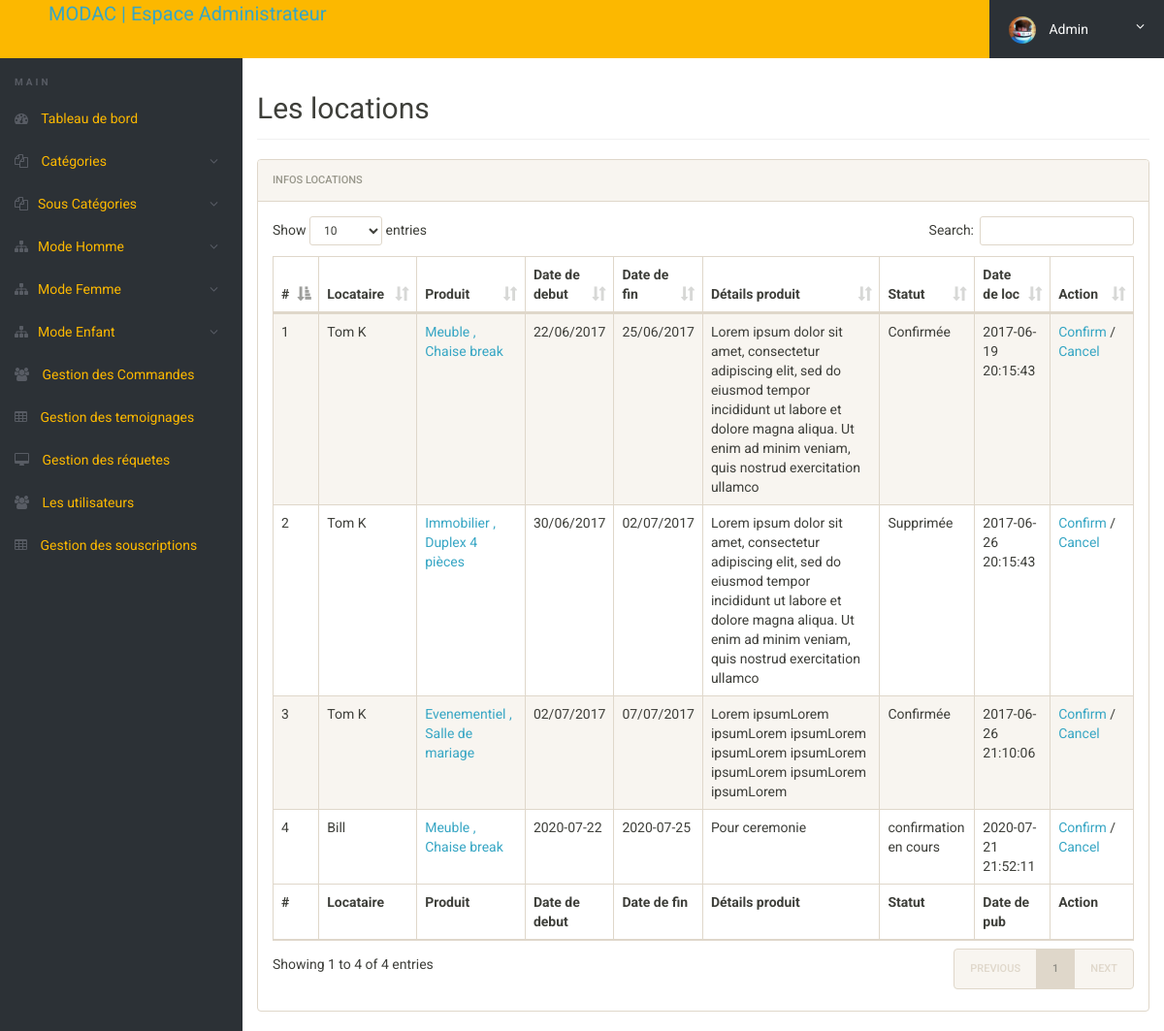
/admin/manage-bookings.php (signed in), run on the app's committed database.
### tables this page shows
CREATE TABLE IF NOT EXISTS `tblbooking` (
  `id` int(11) NOT NULL AUTO_INCREMENT,
  `userEmail` varchar(100) DEFAULT NULL,
  `VehicleId` int(11) DEFAULT NULL,
  `FromDate` varchar(20) DEFAULT NULL,
  `ToDate` varchar(20) DEFAULT NULL,
  `message` varchar(255) DEFAULT NULL,
  `Status` int(11) DEFAULT NULL,
  `PostingDate` timestamp NOT NULL DEFAULT current_timestamp(),
  PRIMARY KEY (`id`)
);

CREATE TABLE IF NOT EXISTS `tblusers` (
  `id` int(11) NOT NULL AUTO_INCREMENT,
  `FullName` varchar(120) DEFAULT NULL,
  `BornDate` varchar(255) NOT NULL,
  `BirthPlace` varchar(255) NOT NULL,
  `EmailId` varchar(100) DEFAULT NULL,
  `Password` varchar(100) DEFAULT NULL,
  `ContactNo` char(11) DEFAULT NULL,
  `dob` varchar(100) DEFAULT NULL,
  `Address` varchar(255) DEFAULT NULL,
  `City` varchar(100) DEFAULT NULL,
  `Country` varchar(100) DEFAULT NULL,
  `RegDate` timestamp NULL DEFAULT current_timestamp(),
  `UpdationDate` timestamp NULL DEFAULT NULL ON UPDATE current_timestamp(),
  PRIMARY KEY (`id`)
);

CREATE TABLE IF NOT EXISTS `tblbrands` (
  `id` int(11) NOT NULL AUTO_INCREMENT,
  `BrandName` varchar(120) NOT NULL,
  `CreationDate` timestamp NULL DEFAULT current_timestamp(),
  `UpdationDate` timestamp NULL DEFAULT NULL ON UPDATE current_timestamp(),
  PRIMARY KEY (`id`)
);

CREATE TABLE IF NOT EXISTS `tblvehicles` (
  `id` int(11) NOT NULL AUTO_INCREMENT,
  `NomProd` varchar(255) DEFAULT NULL,
  `Categorie` varchar(255) DEFAULT NULL,
  `Details` longtext DEFAULT NULL,
  `PrixParjour` int(11) DEFAULT NULL,
  `EmailUser` varchar(255) DEFAULT NULL,
  `DateAcqui` varchar(20) DEFAULT NULL,
  `Vimage1` varchar(120) DEFAULT NULL,
  `Vimage2` varchar(120) DEFAULT NULL,
  `Vimage3` varchar(120) DEFAULT NULL,
  `Vimage4` varchar(120) DEFAULT NULL,
  `Vimage5` varchar(120) DEFAULT NULL,
  `Utilise` int(11) DEFAULT NULL,
  `BonEtat` int(11) DEFAULT NULL,
  `Nouveau` int(11) DEFAULT NULL,
  `RegDate` timestamp NOT NULL DEFAULT current_timestamp(),
  `UpdationDate` timestamp NULL DEFAULT NULL ON UPDATE current_timestamp(),
  PRIMARY KEY (`id`)
);

### admin/manage-bookings.php (the view, shortened to what this page needs)
<?php
include('includes/config.php');
if(strlen($_SESSION['alogin'])==0)
	{
header('location:index.php');
}
else{
 ?>
<!doctype html>
<html lang="en" class="no-js">
<head>
	<link rel="stylesheet" href="css/font-awesome.min.css">
	<link rel="stylesheet" href="css/bootstrap.min.css">
	<link rel="stylesheet" href="css/dataTables.bootstrap.min.css">
	<link rel="stylesheet" href="css/bootstrap-social.css">
	<link rel="stylesheet" href="css/bootstrap-select.css">
	<link rel="stylesheet" href="css/fileinput.min.css">
	<link rel="stylesheet" href="css/awesome-bootstrap-checkbox.css">
	<link rel="stylesheet" href="css/style.css">
</head>
<body>
	<?php include('includes/header.php');?>
	<div class="ts-main-content">
		<?php include('includes/leftbar.php');?>
		<div class="content-wrapper">
			<div class="container-fluid">
				<div class="row">
					<div class="col-md-12">
						<h2 class="page-title">Les locations</h2>
						<div class="panel panel-default">
							<div class="panel-heading">Infos locations</div>
							<div class="panel-body">
								<table id="zctb" class="display table table-striped table-bordered table-hover" cellspacing="0" width="100%">
									<thead>
										<tr>
										<th>#</th>
											<th>Locataire</th>
											<th>Produit</th>
											<th>Date de debut</th>
											<th>Date de fin</th>
											<th>Détails produit</th>
											<th>Statut</th>
											<th>Date de loc</th>
											<th>Action</th>
										</tr>
									</thead>
									<tfoot>
										<tr>
										<th>#</th>
											<th>Locataire</th>
											<th>Produit</th>
											<th>Date de debut</th>
											<th>Date de fin</th>
											<th>Détails produit</th>
											<th>Statut</th>
											<th>Date de pub</th>
											<th>Action</th>
										</tr>
									</tfoot>
									<tbody>
									<?php $sql = "SELECT tblusers.FullName,tblbrands.BrandName,tblvehicles.NomProd,tblbooking.FromDate,tblbooking.ToDate,tblbooking.message,tblbooking.VehicleId as vid,tblbooking.Status,tblbooking.PostingDate,tblbooking.id  from tblbooking join tblvehicles on tblvehicles.id=tblbooking.VehicleId join tblusers on tblusers.EmailId=tblbooking.userEmail join tblbrands on tblvehicles.Categorie=tblbrands.id  ";
$query = $dbh -> prepare($sql);
$query->execute();
$results=$query->fetchAll(PDO::FETCH_OBJ);
$cnt=1;
if($query->rowCount() > 0)
{
foreach($results as $result)
{				?>
										<tr>
											<td><?php echo htmlentities($cnt);?></td>
											<td><?php echo htmlentities($result->FullName);?></td>
											<td><a href="edit-vehicle.php?id=<?php echo htmlentities($result->vid);?>"><?php echo htmlentities($result->BrandName);?> , <?php echo htmlentities($result->NomProd);?></td>
											<td><?php echo htmlentities($result->FromDate);?></td>
											<td><?php echo htmlentities($result->ToDate);?></td>
											<td><?php echo htmlentities($result->message);?></td>
											<td><?php
if($result->Status==0)
{
echo htmlentities('confirmation en cours');
} else if ($result->Status==1) {
echo htmlentities('Confirmée');
}
 else{
 	echo htmlentities('Supprimée');
 }
										?></td>
											<td><?php echo htmlentities($result->PostingDate);?></td>
										<td><a href="manage-bookings.php?aeid=<?php echo htmlentities($result->id);?>" onclick="return confirm('Do you really want to Confirm this booking')"> Confirm</a> /
<a href="manage-bookings.php?eid=<?php echo htmlentities($result->id);?>" onclick="return confirm('Do you really want to Cancel this Booking')"> Cancel</a>
</td>
										</tr>
										<?php $cnt=$cnt+1; }} ?>
									</tbody>
								</table>
							</div>
						</div>
					</div>
				</div>
			</div>
		</div>
	</div>
</body>
</html>
<?php } ?>

### admin/css/style.css (style rules this page uses)
html { font-size: 14px; }
@media only screen and (min-width: 480px) { html { font-size: 17px; } }
@media only screen and (min-width: 768px) { html { font-size: 14px; } }
body { font-size: 1em; }
a { color: #37a6c4; }
.panel { overflow: hidden; }
.page-title { padding-bottom: 15px; margin-bottom: 20px; border-bottom: 1px solid #f0f0f0; }
.ts-main-content .content-wrapper { padding-top: 15px; margin-top: 60px; }
@media only screen and (min-width: 992px) { .ts-main-content .content-wrapper { margin-left: 250px; } }

### data on the page
tblbooking: tblusers.FullName "Tom K", tblbrands.BrandName "Meuble", VehicleId.NomProd "Chaise break", FromDate "22/06/2017", ToDate "25/06/2017", message "Lorem ipsum dolor sit amet, consectetur adipiscing elit, sed do eiusmod tempor incididunt ut labore et dolore magna aliqua. Ut enim ad minim veniam, quis nostrud exercitation ullamco", PostingDate "2017-06-19 20:15:43"
tblbooking: tblusers.FullName "Tom K", tblbrands.BrandName "Immobilier", VehicleId.NomProd "Duplex 4 pièces", FromDate "30/06/2017", ToDate "02/07/2017", message "Lorem ipsum dolor sit amet, consectetur adipiscing elit, sed do eiusmod tempor incididunt ut labore et dolore magna aliqua. Ut enim ad minim veniam, quis nostrud exercitation ullamco", PostingDate "2017-06-26 20:15:43"
tblbooking: tblusers.FullName "Tom K", tblbrands.BrandName "Evenementiel", VehicleId.NomProd "Salle de mariage", FromDate "02/07/2017", ToDate "07/07/2017", message "Lorem ipsumLorem ipsumLorem ipsumLorem ipsumLorem ipsumLorem ipsumLorem ipsumLorem ipsumLorem", PostingDate "2017-06-26 21:10:06"
tblbooking: tblusers.FullName "Bill", tblbrands.BrandName "Meuble", VehicleId.NomProd "Chaise break", FromDate "2020-07-22", ToDate "2020-07-25", message "Pour ceremonie", PostingDate "2020-07-21 21:52:11"
